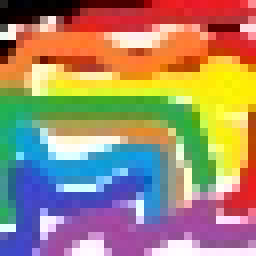
%> input picture thumb.jpg, 32 x 32 px (shown 8 times larger)
$ octave create_send_data.m   (GNU Octave 9; MATLAB toolbox functions it lacks are replaced by stand-ins)
%> lines starting %> are read from the running program, lines starting %| are printed output that depends on the picture
% [70 lines of commented-out code are left out]

infile = 'thumb.jpg';
resolution = 900;
outfile = 'tx1212.dat';

if (exist(infile)==2)
    pic = imread(infile);
%> pic is the input picture: size 32x32x3 uint8; mean R, G, B 162.5, 138.5, 112.6
%     figure('Name','Input image');
%     imshow(pic);
else
    disp('Warning: file does not exist')
    return
end

% Extract rgb values by color
% Set to double rather than uint8 for calculations
red = double(pic(:,:,1));
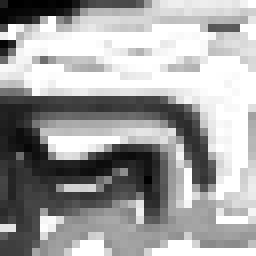
%> red: size 32x32 double (shown 8 times larger); min 0, max 255, mean 162.5
green = double(pic(:,:,2));
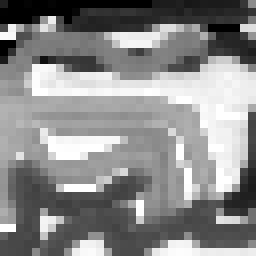
%> green: size 32x32 double (shown 8 times larger); min 0, max 255, mean 138.5
blue = double(pic(:,:,3));
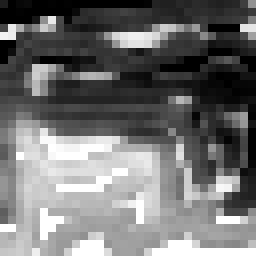
%> blue: size 32x32 double (shown 8 times larger); min 0, max 255, mean 112.6

% Take dct of color vectors
red_dct = dct2(red);
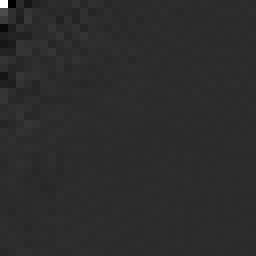
%> red_dct: size 32x32 double (shown 8 times larger); min -1087.5, max 5198.4, mean 2.9; drawn with min black and max white
green_dct = dct2(green);
blue_dct = dct2(blue);
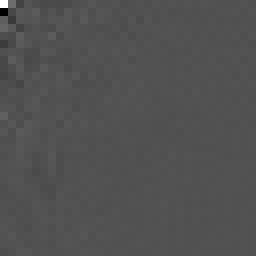
%> blue_dct: size 32x32 double (shown 8 times larger); min -1704.9, max 3602.6, mean 2.3; drawn with min black and max white

% Convert to power rather than intensity
red_pow = red_dct.^2;
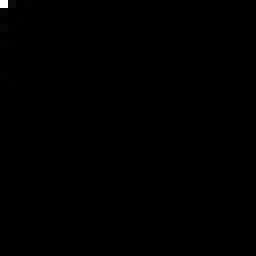
%> red_pow: size 32x32 double (shown 8 times larger); min 0.000472, max 27023427.5, mean 33248; drawn with min black and max white
green_pow = green_dct.^2;
blue_pow = blue_dct.^2;


% Organize into single column for sorting
red_pow = red_pow(:);
%> red_pow = 1024 values, max 27023427.5 at index 1, min 0.000472 at index 362, mean 33248
green_pow = green_pow(:);
%> green_pow = 1024 values, max 19634868.8 at index 1, min 0.00211 at index 42, mean 24393.8
blue_pow = blue_pow(:);
%> blue_pow = 1024 values, max 12978456.6 at index 1, min 0.00022 at index 682, mean 18821.7

% Sort from greatest to least and store indices
[S_r,index_r] = sort(red_pow,'descend');
%> S_r = 1024 values, max 27023427.5 at index 1, min 0.000472 at index 1024, mean 33248; index_r = 1024 values, max 1024 at index 721, min 1 at index 1, mean 512.5
[S_g,index_g] = sort(green_pow,'descend');
%> S_g = 1024 values, max 19634868.8 at index 1, min 0.00211 at index 1024, mean 24393.8; index_g = 1024 values, max 1024 at index 593, min 1 at index 1, mean 512.5
[S_b,index_b] = sort(blue_pow,'descend');
%> S_b = 1024 values, max 12978456.6 at index 1, min 0.00022 at index 1024, mean 18821.7; index_b = 1024 values, max 1024 at index 532, min 1 at index 1, mean 512.5

% Create vectors to contain highest powered values
comp_r = zeros(size(red));
comp_g = zeros(size(green));
comp_b = zeros(size(blue));

% Populate matrices with highest powered values
 for i = 1:resolution
    comp_r(index_r(i)) = red_dct(index_r(i));
    comp_g(index_g(i)) = green_dct(index_g(i));
    comp_b(index_b(i)) = blue_dct(index_b(i));
 end

% Find bounds of matrices that are nonzer0
red_nz = [find(any(comp_r,2),1,'last'),find(any(comp_r,1),1,'last')];
%> red_nz = [32 32]
green_nz = [find(any(comp_g,2),1,'last'),find(any(comp_g,1),1,'last')];
%> green_nz = [32 32]
blue_nz = [find(any(comp_b,2),1,'last'),find(any(comp_b,1),1,'last')];
%> blue_nz = [32 32]

% Find greatest bounds of rows and columns
row_bound = max([red_nz(1),green_nz(1),blue_nz(1)]);
%> row_bound = 32
col_bound = max([red_nz(2),green_nz(2),blue_nz(2)]);
%> col_bound = 32

% Resize matrices to contain only useful data
comp_r = comp_r(1:row_bound,1:col_bound);
comp_g = comp_g(1:row_bound,1:col_bound);
comp_b = comp_b(1:row_bound,1:col_bound);

% Calculate compression rate
comp_rate = 100*numel(comp_r)/numel(red);
%> comp_rate = 100

%%%%%%%%%%%%%%%%%%%%%%%%%%%%%%%%%%%%%%%%%%%%%%%%%
% Data has been compressed
%%%%%%%%%%%%%%%%%%%%%%%%%%%%%%%%%%%%%%%%%%%%%%%%%

% Convert doubles to binary strings
%> (the run ends here)
